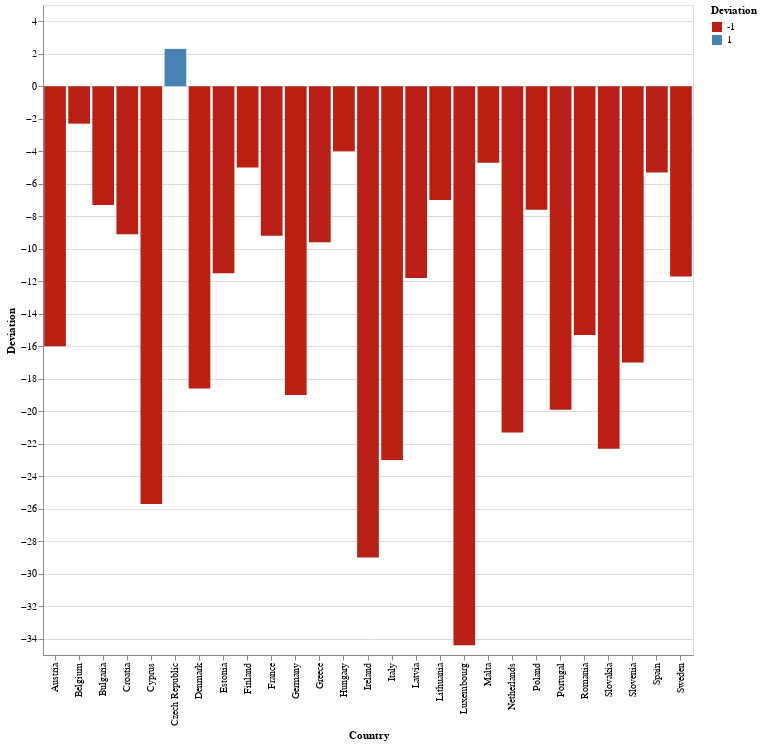

The notebook cell this image was saved under:
### Code cell
bars = alt.Chart(odin_data).mark_bar().encode(
    x="Country:N",
    y="Deviation:Q",
    color=alt.Color('Deviation_norm:N', scale=alt.Scale(range=['#b91f13', '#4682b4']),legend=alt.Legend(title="Deviation")),
    #color=alt.condition(selection, alt.Color('Deviation_norm:N', scale=alt.Scale(range=['#b91f13', '#4682b4'])), alt.value("grey")),
    opacity = alt.condition(selection, alt.value(1.0), alt.value(0.2)),
    tooltip=['Country', 'Overall score', 'Coverage_SC', 'Openness_SC']
).transform_filter(
    (datum.Data_categories == 'All Categories')
).add_selection(
    selection
).properties(
    width=650,
    height=650
)
bars

### Figure 1 — Vega-Lite specification as saved in the notebook (floating-point values rounded to 4 significant figures; data arrays with more than 128 entries replaced by an {"elided": "..."} marker saying what was removed)
{"config": {"view": {"continuousWidth": 400, "continuousHeight": 300}}, "data": {"name": "data-c4d084cb66334cc56accfb25300fc715"}, "mark": "bar", "encoding": {"color": {"type": "nominal", "field": "Deviation_norm", "legend": {"title": "Deviation"}, "scale": {"range": ["#b91f13", "#4682b4"]}}, "opacity": {"condition": {"value": 1.0, "selection": "selector005"}, "value": 0.2}, "tooltip": [{"type": "nominal", "field": "Country"}, {"type": "quantitative", "field": "Overall score"}, {"type": "quantitative", "field": "Coverage_SC"}, {"type": "quantitative", "field": "Openness_SC"}], "x": {"type": "nominal", "field": "Country"}, "y": {"type": "quantitative", "field": "Deviation"}}, "height": 650, "selection": {"selector005": {"type": "single", "encodings": ["x"]}}, "transform": [{"filter": "(datum.Data_categories === 'All Categories')"}], "width": 650, "$schema": "https://vega.github.io/schema/vega-lite/v4.8.1.json", "datasets": {"data-c4d084cb66334cc56accfb25300fc715": {"elided": "702 records"}}}
